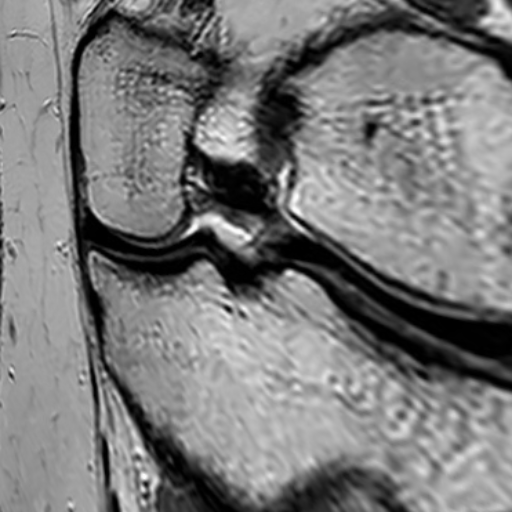
#> input picture real data for knee/KneeMRI-Meniscus-Dataset/Augmented/0/A10_03aa8ce8-220b5676-bc47-45fd-a96e-87a9adf047c8.png, 512 x 512 px
$ python -i preprocess.py   (imports and definitions only)
#> lines starting #> are read from the running program, lines starting #| are printed output that depends on the picture
"""
Iris preprocessing pipeline:
  1. Load & grayscale
  2. Segment iris using Hough circle detection (pupil + iris boundaries)
  3. Normalize via Daugman rubber-sheet model → fixed-size polar strip
  4. Resize normalized image to target square size
"""

import cv2
import numpy as np


# ── constants ────────────────────────────────────────────────────────────────
NORM_WIDTH = 512   # angular samples (columns)
NORM_HEIGHT = 64   # radial samples (rows)
TARGET_SIZE = 128  # final square resize (128 or 256)


# ── helpers ───────────────────────────────────────────────────────────────────

def load_gray(path: str) -> np.ndarray:
    img = cv2.imread(path)
    if img is None:
        raise FileNotFoundError(f"Cannot read image: {path}")
    return cv2.cvtColor(img, cv2.COLOR_BGR2GRAY)


def _detect_circle(gray: np.ndarray, min_r: int, max_r: int,
                   param2: int = 30) -> tuple[int, int, int] | None:
    """Return (cx, cy, r) or None."""
    circles = cv2.HoughCircles(
        gray,
        cv2.HOUGH_GRADIENT,
        dp=1,
        minDist=gray.shape[0] // 4,
        param1=50,
        param2=param2,
        minRadius=min_r,
        maxRadius=max_r,
    )
    if circles is None:
        return None
    c = np.round(circles[0, 0]).astype(int)
    return int(c[0]), int(c[1]), int(c[2])


def segment_iris(gray: np.ndarray) -> tuple[tuple, tuple] | None:
    """
    Detect pupil and iris circles.
    Returns ((px,py,pr), (ix,iy,ir)) or None if detection fails.
    """
    h, w = gray.shape
    blurred = cv2.GaussianBlur(gray, (7, 7), 0)

    # Pupil: small, dark circle
    pupil = _detect_circle(blurred,
                            min_r=max(5, h // 20),
                            max_r=h // 5,
                            param2=25)
    if pupil is None:
        # Fallback: use image center with estimated radii
        px, py = w // 2, h // 2
        pr = h // 8
        pupil = (px, py, pr)

    # Iris: larger circle, search around pupil center
    iris = _detect_circle(blurred,
                           min_r=pupil[2] + 5,
                           max_r=min(h, w) // 2,
                           param2=20)
    if iris is None:
        # Fallback: iris ≈ 3× pupil radius
        iris = (pupil[0], pupil[1], pupil[2] * 3)

    return pupil, iris


def rubber_sheet_normalize(gray: np.ndarray,
                            pupil: tuple,
                            iris: tuple,
                            norm_w: int = NORM_WIDTH,
                            norm_h: int = NORM_HEIGHT) -> np.ndarray:
    """
    Daugman rubber-sheet model.
    Maps the annular iris region to a rectangular strip of shape (norm_h, norm_w).
    """
    px, py, pr = pupil
    ix, iy, ir = iris

    norm = np.zeros((norm_h, norm_w), dtype=np.uint8)
    thetas = np.linspace(0, 2 * np.pi, norm_w, endpoint=False)
    rs = np.linspace(0, 1, norm_h)

    for row_idx, r in enumerate(rs):
        # Interpolate between pupil boundary and iris boundary
        xp = px + pr * np.cos(thetas)
        yp = py + pr * np.sin(thetas)
        xi = ix + ir * np.cos(thetas)
        yi = iy + ir * np.sin(thetas)

        xs = ((1 - r) * xp + r * xi).astype(int)
        ys = ((1 - r) * yp + r * yi).astype(int)

        # Clamp to image bounds
        xs = np.clip(xs, 0, gray.shape[1] - 1)
        ys = np.clip(ys, 0, gray.shape[0] - 1)

        norm[row_idx, :] = gray[ys, xs]

    return norm


def preprocess(path: str,
               target_size: int = TARGET_SIZE,
               return_debug: bool = False):
    """
    Full pipeline: raw image → normalized iris strip → resized square.

    Returns:
        np.ndarray of shape (target_size, target_size) uint8
        (optionally also returns gray + circles for debug display)
    """
    gray = load_gray(path)
#> in load_gray, img is the input picture: shape (512, 512, 3); min 0, max 254, mean 123.3
    pupil, iris_circle = segment_iris(gray)
#> in _detect_circle, `circles = cv2.HoughCircles( gray, cv2.HOUGH_GRADIENT, dp=1, minDist=gr..`: circles = [[266.5, 205.5, 101.4], [195.5, 406.5, 95.9], [381.5, 101.5, 98.1], [103.5, 154.5, 99.2], [403.5, 238.5, 95.9], [329.5, 390.5, 89.3], [217.5, 74.5, 66.2], [98.5, 295.5, 97], [446.5, 447.5, 61.8], [507.5, 131.5, 78.1], [41.5, 429.5, 86]]
#> in _detect_circle, `c = np.round(circles[0, 0]).astype(int)`: c = [266, 206, 101]
#> in segment_iris, `pupil = _detect_circle(blurred, min_r=max(5, h // 20), max_r=h // 5, p..`: pupil = (266, 206, 101)
#> in _detect_circle (call 2), `circles = cv2.HoughCircles( gray, cv2.HOUGH_GRADIENT, dp=1, minDist=gr..`: circles = 15 rows, first 8: [295.5, 291.5, 218], [217.5, 159.5, 155.3], [421.5, 220.5, 192.7], [50.5, 272.5, 242.2], [258.5, 419.5, 165.2], [294.5, 38.5, 180.6], [495.5, 101.5, 219.1], [405.5, 413.5, 222.4]
#> in segment_iris, `iris = _detect_circle(blurred, min_r=pupil[2] + 5, max_r=min(h, w) // ..`: iris = (296, 292, 218)
#> pupil = (266, 206, 101); iris_circle = (296, 292, 218)

    norm = rubber_sheet_normalize(gray, pupil, iris_circle)
#> in rubber_sheet_normalize, `px, py, pr = pupil`: px = 266; py = 206; pr = 101
#> in rubber_sheet_normalize, `ix, iy, ir = iris`: ix = 296; iy = 292; ir = 218
#> after the loop in rubber_sheet_normalize, `for row_idx, r in enumerate(rs):`:
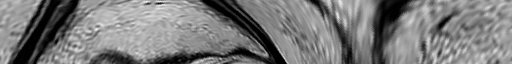
#> norm: shape (64, 512); min 0, max 239, mean 122.3

    # Resize to square
    resized = cv2.resize(norm, (target_size, target_size),
                         interpolation=cv2.INTER_LINEAR)
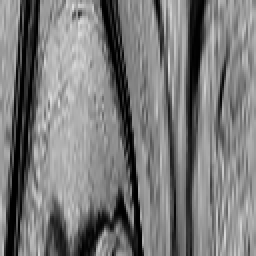
#> resized: shape (128, 128) (shown 2 times larger); min 0, max 224, mean 122.4

    if return_debug:
        return resized, gray, pupil, iris_circle

    return resized


def preprocess_batch(paths: list[str],
                     target_size: int = TARGET_SIZE) -> list[np.ndarray]:
    results = []
    for p in paths:
        try:
            results.append(preprocess(p, target_size=target_size))
        except Exception as e:
            print(f"[preprocess] skipping {p}: {e}")
    return results

>>> result = preprocess('../../real data for knee/KneeMRI-Meniscus-Dataset/Augmented/0/A10_03aa8ce8-220b5676-bc47-45fd-a96e-87a9adf047c8.png')

$ run again, on real data for knee/KneeMRI-Meniscus-Dataset/Augmented/0/A10_0abe86df-00005-4e936dd6.png
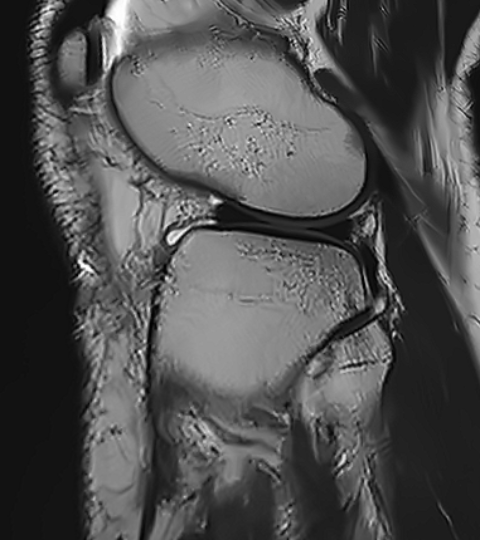
#> input picture real data for knee/KneeMRI-Meniscus-Dataset/Augmented/0/A10_0abe86df-00005-4e936dd6.png, 480 x 540 px
#> in load_gray, img is the input picture: shape (540, 480, 3); min 1, max 255, mean 80.6
#> circles = [[240.5, 338.5, 106.3], [199.5, 97.5, 94.2], [280.5, 208.5, 95.2], [94.5, 226.5, 88.7], [274.5, 470.5, 85.4], [135.5, 445.5, 75.4], [401.5, 288.5, 71.1], [381.5, 33.5, 82], [74.5, 45.5, 41.3], [422.5, 487.5, 56.2], [468.5, 144.5, 38.3]]
#> c = [240, 338, 106]
#> in segment_iris, `pupil = _detect_circle(blurred, min_r=max(5, h // 20), max_r=h // 5, p..`: pupil = (240, 338, 106)
#> circles = 13 rows, first 8: [264.5, 228.5, 200.9], [237.5, 377.5, 155.8], [256.5, 79.5, 219.6], [101.5, 286.5, 236.1], [379.5, 307.5, 220.7], [131.5, 145.5, 122.8], [419.5, 106.5, 220.7], [3.5, 192.5, 139.3]
#> iris = (264, 228, 201)
#> in preprocess, `pupil, iris_circle = segment_iris(gray)`: pupil = (240, 338, 106); iris_circle = (264, 228, 201)
#> px = 240; py = 338; pr = 106
#> ix = 264; iy = 228; ir = 201
#> after the loop in rubber_sheet_normalize, `for row_idx, r in enumerate(rs):`:
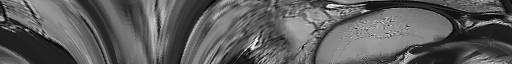
#> norm: shape (64, 512); min 2, max 254, mean 93.8
#> in preprocess, `resized = cv2.resize(norm, (target_size, target_size), interpolation=c..`:
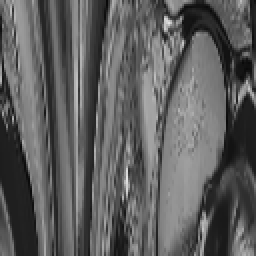
#> resized: shape (128, 128) (shown 2 times larger); min 8, max 229, mean 93.9

$ run again, on real data for knee/KneeMRI-Meniscus-Dataset/Augmented/0/A10_0b599a16-00019-59718e11.png
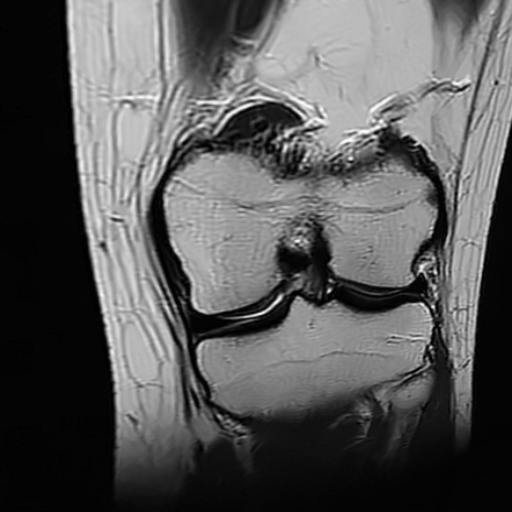
#> input picture real data for knee/KneeMRI-Meniscus-Dataset/Augmented/0/A10_0b599a16-00019-59718e11.png, 512 x 512 px
#> in load_gray, img is the input picture: shape (512, 512, 3); min 0, max 254, mean 88.2
#> circles = [[228.5, 214.5, 101.4], [378.5, 253.5, 101.4], [275.5, 343.5, 101.4], [336.5, 85.5, 99.2], [154.5, 75.5, 84.9], [458.5, 133.5, 54], [91.5, 352.5, 95.9], [412.5, 387.5, 58.9], [507.5, 286.5, 78.3], [48.5, 166.5, 63.9]]
#> c = [228, 214, 101]
#> in segment_iris, `pupil = _detect_circle(blurred, min_r=max(5, h // 20), max_r=h // 5, p..`: pupil = (228, 214, 101)
#> circles = 13 rows, first 8: [291.5, 270.5, 189.3], [323.5, 144.5, 178.4], [303.5, 15.5, 201.5], [180.5, 198.5, 138.8], [221.5, 392.5, 249.9], [456.5, 221.5, 129.8], [383.5, 372.5, 202.6], [355.5, 509.5, 220.2]
#> iris = (292, 270, 189)
#> in preprocess, `pupil, iris_circle = segment_iris(gray)`: pupil = (228, 214, 101); iris_circle = (292, 270, 189)
#> px = 228; py = 214; pr = 101
#> ix = 292; iy = 270; ir = 189
#> after the loop in rubber_sheet_normalize, `for row_idx, r in enumerate(rs):`:
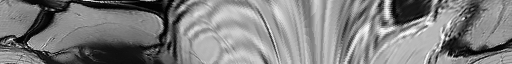
#> norm: shape (64, 512); min 0, max 254, mean 127.7
#> in preprocess, `resized = cv2.resize(norm, (target_size, target_size), interpolation=c..`:
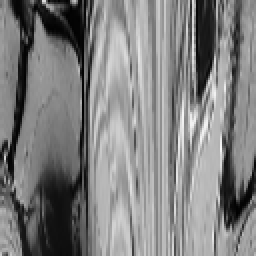
#> resized: shape (128, 128) (shown 2 times larger); min 1, max 248, mean 127.7
